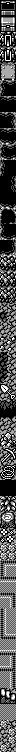

This is a level from a 2D game, rendered from its Tiled map with the project's own tilesets. A one-line summary and the complete map file follow:
An orthogonal 2x94 tile map with 8x8 px tiles, 1 tile layer (metatiles), 2 tilesets.

<map height="94" orientation="orthogonal" renderorder="right-down" tileheight="8" tilewidth="8" width="2">
	<tileset firstgid="1" tilewidth="8" tileheight="8">
		<image source="../../../gfx/tilesets/gfx_017_612e.png" />
	</tileset>
	<tileset firstgid="92" tilewidth="8" tileheight="8">
		<image source="../../../gfx/tilesets/gfx_051_6720.png" />
	</tileset>
	<layer height="94" id="1" name="metatiles" width="2">
		<data encoding="csv">
2, 4,
3, 5,
6, 8,
7, 9,
10, 12,
11, 13,
14, 16,
15, 17,
18, 20,
19, 21,
22, 24,
23, 25,
26, 27,
25, 25,
28, 29,
25, 30,
26, 27,
31, 32,
22, 24,
33, 34,
35, 25,
36, 25,
25, 37,
25, 38,
25, 25,
31, 32,
39, 41,
40, 42,
43, 25,
33, 34,
25, 45,
44, 46,
47, 49,
48, 50,
51, 49,
52, 53,
51, 55,
54, 56,
57, 59,
58, 60,
57, 59,
61, 60,
62, 64,
63, 65,
66, 59,
58, 60,
67, 59,
68, 60,
69, 71,
70, 72,
73, 75,
74, 76,
77, 78,
61, 60,
79, 81,
80, 82,
83, 85,
84, 86,
87, 89,
88, 90,
25, 25,
25, 25,
92, 94,
93, 95,
96, 98,
97, 99,
100, 102,
101, 103,
104, 104,
104, 104,
105, 107,
106, 108,
107, 107,
108, 108,
107, 109,
108, 110,
106, 108,
106, 108,
106, 108,
111, 112,
108, 108,
112, 112,
108, 110,
112, 113,
108, 110,
108, 110,
114, 116,
115, 117,
108, 108,
108, 108,
104, 59,
61, 104,
57, 104,
104, 60</data>
	</layer>
</map>
